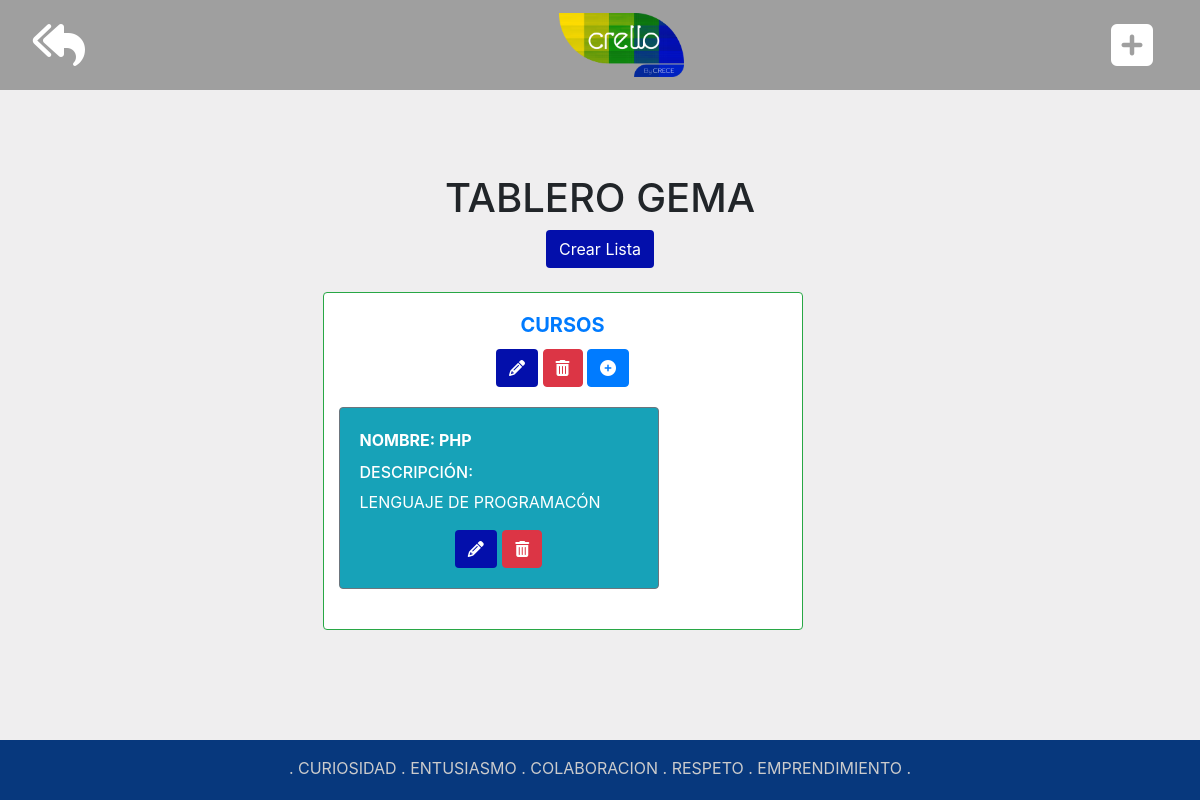
The app's page /crello/tablero/6, older data.
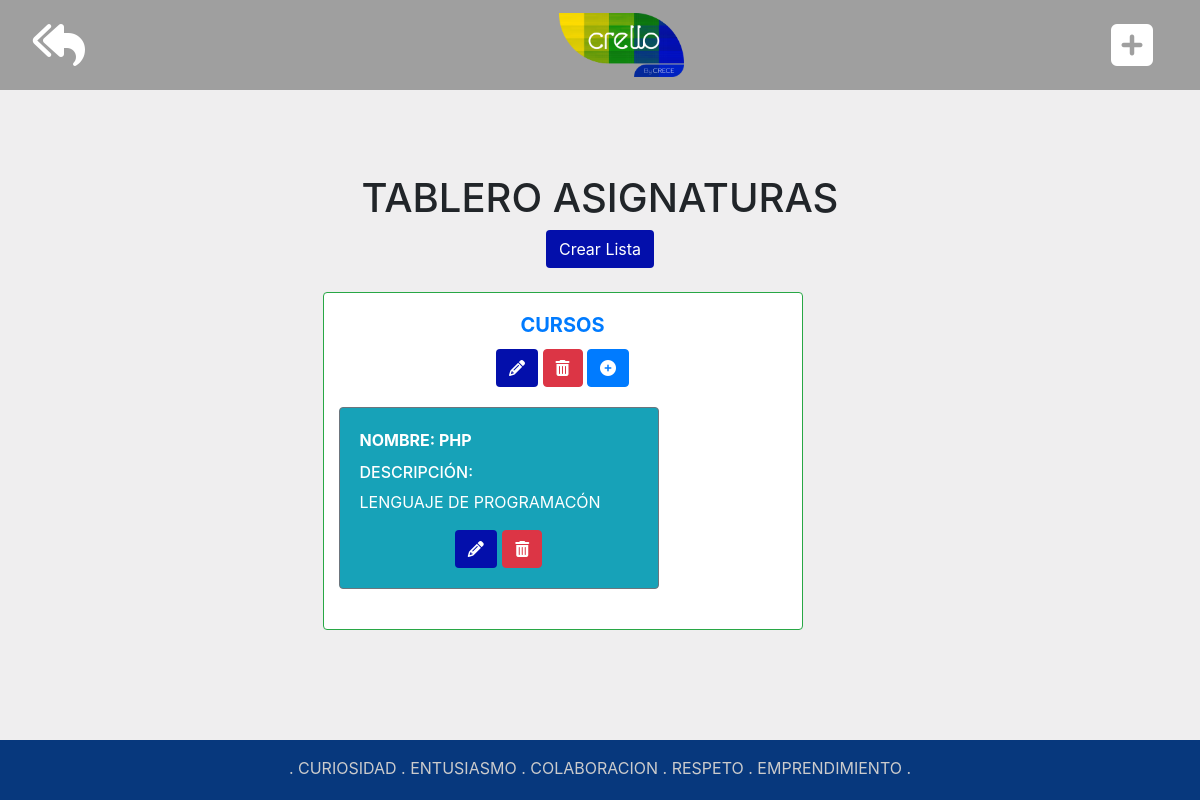
The same page, newer data.
### crello/models.py (models this page shows)
class Tablero(models.Model):
    nombre = models.CharField(max_length=60,verbose_name='NOMBRE')

### crello/views.py (the view)
# urls.py: path('tablero/<int:id>', views.consultar_lista, name='consultar_lista'),
def consultar_lista(request,id):
    templ = 'crello/tablero.html'
    listado_lista= Lista.objects.filter(fk_Tablero = id).prefetch_related('tarjetas')
    info_Tablero = get_object_or_404(Tablero, pk=id)
    contexto={'listado_lista':listado_lista,'info_Tablero':info_Tablero}
    return render(request,templ,contexto)

### crello/templates/crello/tablero.html
{% extends 'crello/plantilla.html' %} {% block title %} {{info_Tablero.nombre}} {% endblock %} {% block content %}
<br>
<h1 class="text-center text-uppercase"> Tablero {{info_Tablero.nombre}}</h1>
<div class="container d-flex justify-content-center">
    <a class="btn text-white" href="{% url 'crear_lista' info_Tablero.id %}" style="background-color:#030fab;"> Crear Lista</a>
</div>
<br>
<div class="container-fluid d-flex justify-content-center row row-cols-4" style="margin-bottom: 8%;">
    <div class="card-deck col-6 align-items-start">
        {% for lista in listado_lista %}
        <div class="card border border-success" style="max-width: 30rem;">
            <div class="card-body text-center">
                <h5 class="card-title text-uppercase text-center text-primary font-weight-bolder">{{lista.nombre}}</h5>
                <div>
                    <a class="btn " href="{% url 'editar_lista' lista.id %}" style="background-color:#030fab;"><i class="fa fa-pencil text-white" aria-hidden="true"></i></a>
                    <a class="btn btn-danger" href="{% url 'eliminar_lista' lista.id %}"><i class="fa fa-trash" aria-hidden="true"></i></a>
                    <a class="btn btn-primary" href="{% url 'crear_tarjeta' lista.id %}"><i class="fa fa-plus-circle" aria-hidden="true"></i></a>
                </div>
            </div>
            {% for tarjeta in lista.tarjetas.all %}
            <div class="card text-white bg-info border-secondary mb-3" style="max-width: 20rem;">
                <div class="card-body">
                    <a class="card-title text-uppercase text-center font-weight-bolder text-white">Nombre: {{tarjeta.nombre}}</a>
                    <h6 class="text-white" style="margin-top:4%">DESCRIPCIÓN:</h6>
                    <p class="text-uppercase text-white">{{tarjeta.descripcion}}</p>
                    <div class="d-flex justify-content-center">
                        <a class="btn" style="margin-right: 2%; background-color:#030fab;" href="{% url 'editar_tarjeta' tarjeta.id %}"><i class=" fa fa-pencil text-white " aria-hidden="true "></i></a>
                        <a class="btn btn-danger " href="{% url 'eliminar_tarjeta' tarjeta.id %}"><i class="fa fa-trash " aria-hidden="true "></i></a>
                    </div>
                </div>
            </div>
            {% endfor %}
            <br>
        </div>
        {% endfor %}
    </div>
</div>
{% endblock content %}

Row changes from the older to the newer data that the page shows:
changed Tablero: nombre "GEMA" → "ASIGNATURAS"
